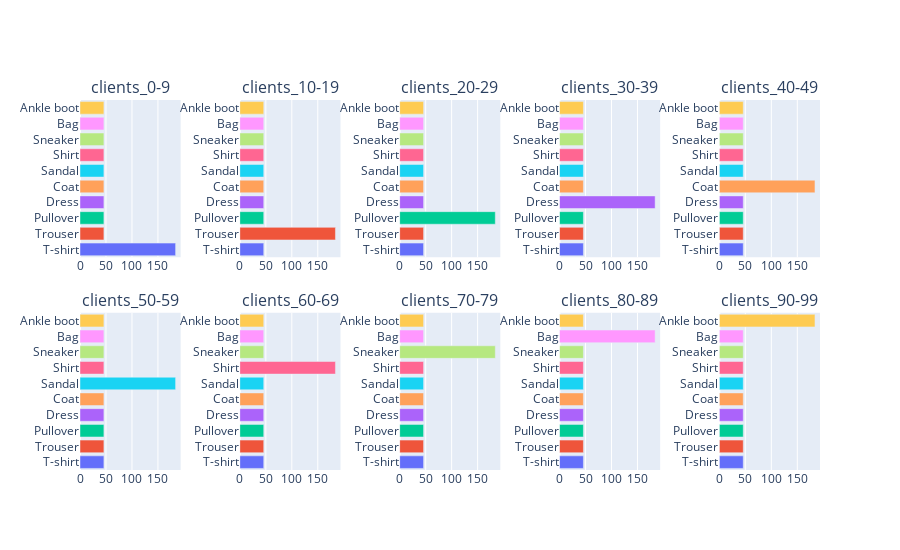

Notebook code for this chart:
### Markdown cell above
## b) Class Ratio 4:1

### Code cell
class_ratio = 4
mnist_fig_cr4 = get_fig(dataset_name, class_labels, class_ratio, hspace)
mnist_fig_cr4.show()

### Figure 1 — Plotly figure (JSON) as saved in the notebook; plotly's stock layout.template omitted (floating-point values rounded to 4 significant figures)
{"data": [{"cliponaxis": false, "marker": {"color": ["#636EFA", "#EF553B", "#00CC96", "#AB63FA", "#FFA15A", "#19D3F3", "#FF6692", "#B6E880", "#FF97FF", "#FECB52"]}, "orientation": "h", "type": "bar", "x": [184, 46, 46, 46, 46, 46, 46, 46, 46, 46], "xaxis": "x", "y": ["T-shirt", "Trouser", "Pullover", "Dress", "Coat", "Sandal", "Shirt", "Sneaker", "Bag", "Ankle boot"], "yaxis": "y"}, {"cliponaxis": false, "marker": {"color": ["#636EFA", "#EF553B", "#00CC96", "#AB63FA", "#FFA15A", "#19D3F3", "#FF6692", "#B6E880", "#FF97FF", "#FECB52"]}, "orientation": "h", "type": "bar", "x": [46, 184, 46, 46, 46, 46, 46, 46, 46, 46], "xaxis": "x2", "y": ["T-shirt", "Trouser", "Pullover", "Dress", "Coat", "Sandal", "Shirt", "Sneaker", "Bag", "Ankle boot"], "yaxis": "y2"}, {"cliponaxis": false, "marker": {"color": ["#636EFA", "#EF553B", "#00CC96", "#AB63FA", "#FFA15A", "#19D3F3", "#FF6692", "#B6E880", "#FF97FF", "#FECB52"]}, "orientation": "h", "type": "bar", "x": [46, 46, 184, 46, 46, 46, 46, 46, 46, 46], "xaxis": "x3", "y": ["T-shirt", "Trouser", "Pullover", "Dress", "Coat", "Sandal", "Shirt", "Sneaker", "Bag", "Ankle boot"], "yaxis": "y3"}, {"cliponaxis": false, "marker": {"color": ["#636EFA", "#EF553B", "#00CC96", "#AB63FA", "#FFA15A", "#19D3F3", "#FF6692", "#B6E880", "#FF97FF", "#FECB52"]}, "orientation": "h", "type": "bar", "x": [46, 46, 46, 184, 46, 46, 46, 46, 46, 46], "xaxis": "x4", "y": ["T-shirt", "Trouser", "Pullover", "Dress", "Coat", "Sandal", "Shirt", "Sneaker", "Bag", "Ankle boot"], "yaxis": "y4"}, {"cliponaxis": false, "marker": {"color": ["#636EFA", "#EF553B", "#00CC96", "#AB63FA", "#FFA15A", "#19D3F3", "#FF6692", "#B6E880", "#FF97FF", "#FECB52"]}, "orientation": "h", "type": "bar", "x": [46, 46, 46, 46, 184, 46, 46, 46, 46, 46], "xaxis": "x5", "y": ["T-shirt", "Trouser", "Pullover", "Dress", "Coat", "Sandal", "Shirt", "Sneaker", "Bag", "Ankle boot"], "yaxis": "y5"}, {"cliponaxis": false, "marker": {"color": ["#636EFA", "#EF553B", "#00CC96", "#AB63FA", "#FFA15A", "#19D3F3", "#FF6692", "#B6E880", "#FF97FF", "#FECB52"]}, "orientation": "h", "type": "bar", "x": [46, 46, 46, 46, 46, 184, 46, 46, 46, 46], "xaxis": "x6", "y": ["T-shirt", "Trouser", "Pullover", "Dress", "Coat", "Sandal", "Shirt", "Sneaker", "Bag", "Ankle boot"], "yaxis": "y6"}, {"cliponaxis": false, "marker": {"color": ["#636EFA", "#EF553B", "#00CC96", "#AB63FA", "#FFA15A", "#19D3F3", "#FF6692", "#B6E880", "#FF97FF", "#FECB52"]}, "orientation": "h", "type": "bar", "x": [46, 46, 46, 46, 46, 46, 184, 46, 46, 46], "xaxis": "x7", "y": ["T-shirt", "Trouser", "Pullover", "Dress", "Coat", "Sandal", "Shirt", "Sneaker", "Bag", "Ankle boot"], "yaxis": "y7"}, {"cliponaxis": false, "marker": {"color": ["#636EFA", "#EF553B", "#00CC96", "#AB63FA", "#FFA15A", "#19D3F3", "#FF6692", "#B6E880", "#FF97FF", "#FECB52"]}, "orientation": "h", "type": "bar", "x": [46, 46, 46, 46, 46, 46, 46, 184, 46, 46], "xaxis": "x8", "y": ["T-shirt", "Trouser", "Pullover", "Dress", "Coat", "Sandal", "Shirt", "Sneaker", "Bag", "Ankle boot"], "yaxis": "y8"}, {"cliponaxis": false, "marker": {"color": ["#636EFA", "#EF553B", "#00CC96", "#AB63FA", "#FFA15A", "#19D3F3", "#FF6692", "#B6E880", "#FF97FF", "#FECB52"]}, "orientation": "h", "type": "bar", "x": [46, 46, 46, 46, 46, 46, 46, 46, 184, 46], "xaxis": "x9", "y": ["T-shirt", "Trouser", "Pullover", "Dress", "Coat", "Sandal", "Shirt", "Sneaker", "Bag", "Ankle boot"], "yaxis": "y9"}, {"cliponaxis": false, "marker": {"color": ["#636EFA", "#EF553B", "#00CC96", "#AB63FA", "#FFA15A", "#19D3F3", "#FF6692", "#B6E880", "#FF97FF", "#FECB52"]}, "orientation": "h", "type": "bar", "x": [46, 46, 46, 46, 46, 46, 46, 46, 46, 184], "xaxis": "x10", "y": ["T-shirt", "Trouser", "Pullover", "Dress", "Coat", "Sandal", "Shirt", "Sneaker", "Bag", "Ankle boot"], "yaxis": "y10"}], "layout": {"annotations": [{"font": {"size": 16}, "showarrow": false, "text": "clients_0-9", "x": 0.068, "xanchor": "center", "xref": "paper", "y": 1, "yanchor": "bottom", "yref": "paper"}, {"font": {"size": 16}, "showarrow": false, "text": "clients_10-19", "x": 0.284, "xanchor": "center", "xref": "paper", "y": 1, "yanchor": "bottom", "yref": "paper"}, {"font": {"size": 16}, "showarrow": false, "text": "clients_20-29", "x": 0.5, "xanchor": "center", "xref": "paper", "y": 1, "yanchor": "bottom", "yref": "paper"}, {"font": {"size": 16}, "showarrow": false, "text": "clients_30-39", "x": 0.716, "xanchor": "center", "xref": "paper", "y": 1, "yanchor": "bottom", "yref": "paper"}, {"font": {"size": 16}, "showarrow": false, "text": "clients_40-49", "x": 0.932, "xanchor": "center", "xref": "paper", "y": 1, "yanchor": "bottom", "yref": "paper"}, {"font": {"size": 16}, "showarrow": false, "text": "clients_50-59", "x": 0.068, "xanchor": "center", "xref": "paper", "y": 0.425, "yanchor": "bottom", "yref": "paper"}, {"font": {"size": 16}, "showarrow": false, "text": "clients_60-69", "x": 0.284, "xanchor": "center", "xref": "paper", "y": 0.425, "yanchor": "bottom", "yref": "paper"}, {"font": {"size": 16}, "showarrow": false, "text": "clients_70-79", "x": 0.5, "xanchor": "center", "xref": "paper", "y": 0.425, "yanchor": "bottom", "yref": "paper"}, {"font": {"size": 16}, "showarrow": false, "text": "clients_80-89", "x": 0.716, "xanchor": "center", "xref": "paper", "y": 0.425, "yanchor": "bottom", "yref": "paper"}, {"font": {"size": 16}, "showarrow": false, "text": "clients_90-99", "x": 0.932, "xanchor": "center", "xref": "paper", "y": 0.425, "yanchor": "bottom", "yref": "paper"}], "height": 550, "showlegend": false, "xaxis": {"anchor": "y", "domain": [0, 0.136]}, "xaxis10": {"anchor": "y10", "domain": [0.864, 1.0]}, "xaxis2": {"anchor": "y2", "domain": [0.216, 0.352]}, "xaxis3": {"anchor": "y3", "domain": [0.432, 0.568]}, "xaxis4": {"anchor": "y4", "domain": [0.648, 0.784]}, "xaxis5": {"anchor": "y5", "domain": [0.864, 1.0]}, "xaxis6": {"anchor": "y6", "domain": [0, 0.136]}, "xaxis7": {"anchor": "y7", "domain": [0.216, 0.352]}, "xaxis8": {"anchor": "y8", "domain": [0.432, 0.568]}, "xaxis9": {"anchor": "y9", "domain": [0.648, 0.784]}, "yaxis": {"anchor": "x", "domain": [0.575, 1]}, "yaxis10": {"anchor": "x10", "domain": [0, 0.425]}, "yaxis2": {"anchor": "x2", "domain": [0.575, 1]}, "yaxis3": {"anchor": "x3", "domain": [0.575, 1]}, "yaxis4": {"anchor": "x4", "domain": [0.575, 1]}, "yaxis5": {"anchor": "x5", "domain": [0.575, 1]}, "yaxis6": {"anchor": "x6", "domain": [0, 0.425]}, "yaxis7": {"anchor": "x7", "domain": [0, 0.425]}, "yaxis8": {"anchor": "x8", "domain": [0, 0.425]}, "yaxis9": {"anchor": "x9", "domain": [0, 0.425]}}}
